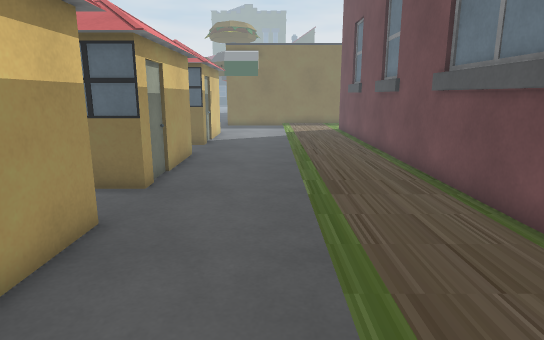
view 1 (above)

22 first-person views from a walk through a 3-D level made in the Unity game engine. The camera is 1.3 m above the floor, tilts 12° down and sees 75° across. The floor is counted in squares, 0.5 m on a side. Each view is taken from the middle of a square. On the plan, view 1 faces up. The plan holds only what a view shows up to about 20 squares ahead; the rest is blank. The place goes on beyond the plan. The player is left out. Some animated figures are left out. Some surface patterns are stand-ins.

view 2
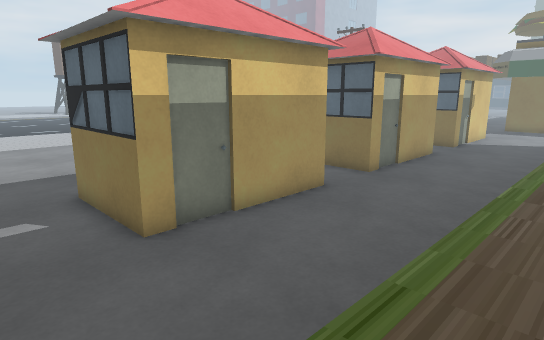

view 3
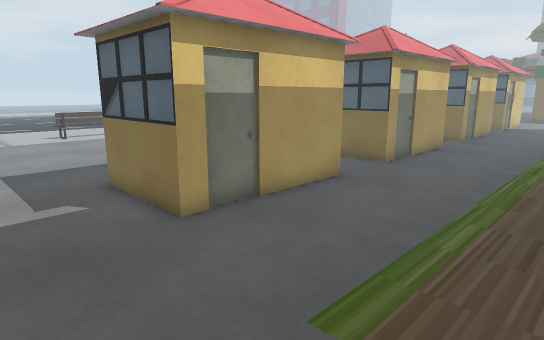

view 4
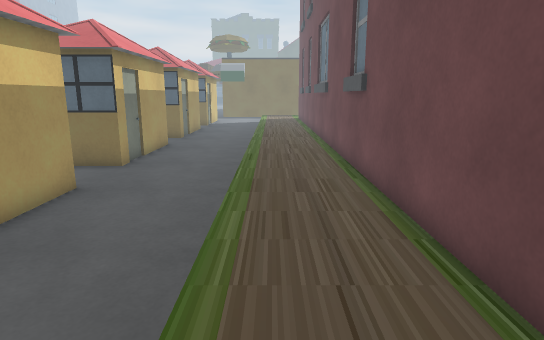

view 5
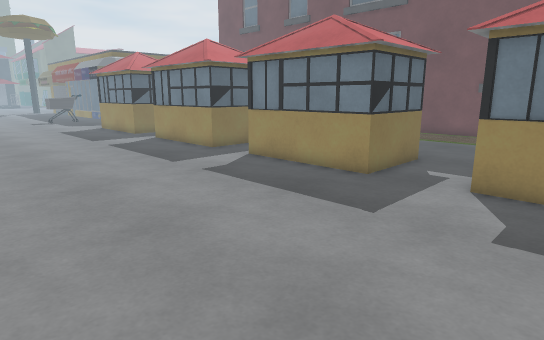

view 6
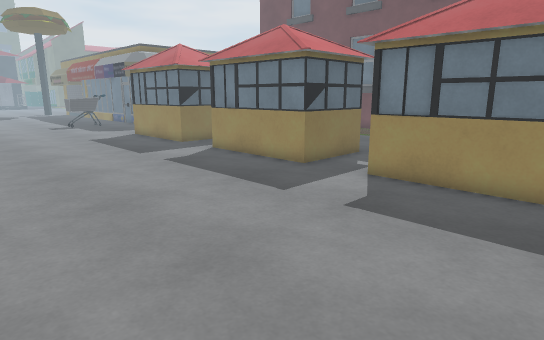

view 7
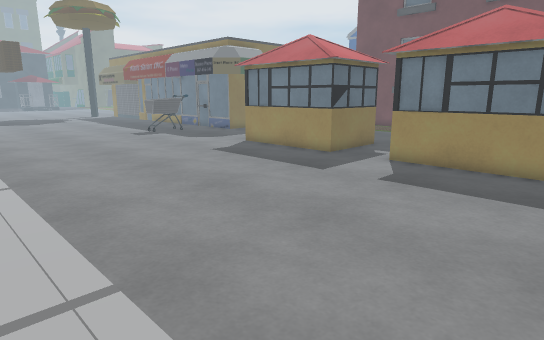

view 8
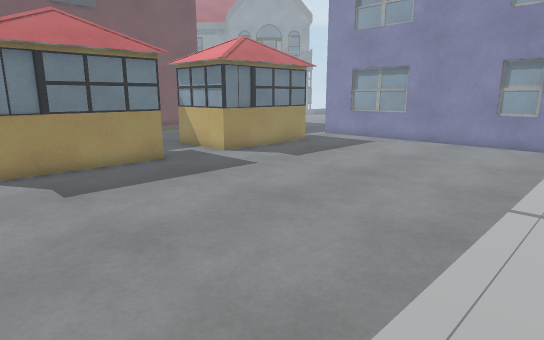

view 9
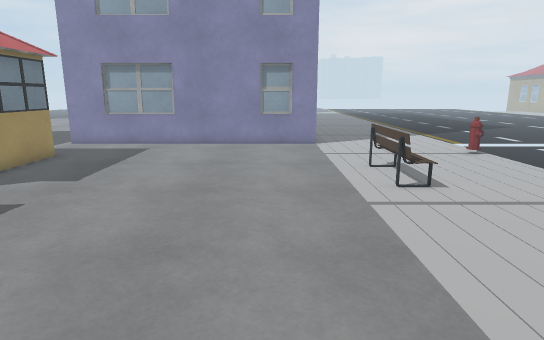

view 10
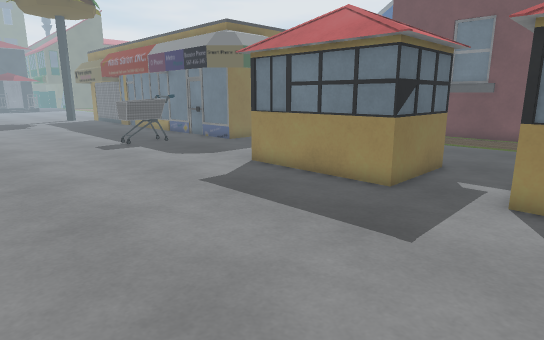

view 11
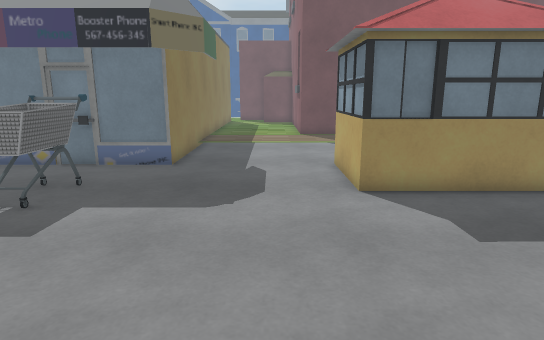

view 12
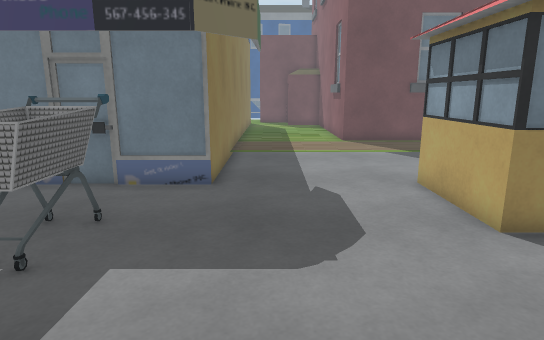

view 13
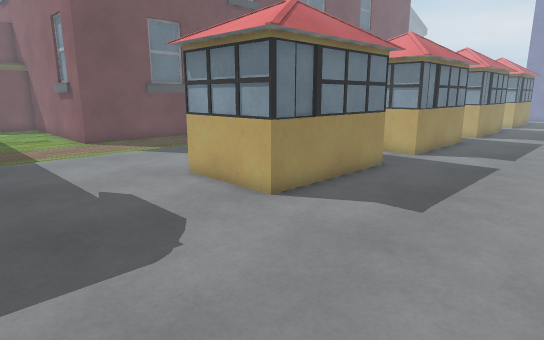

view 14
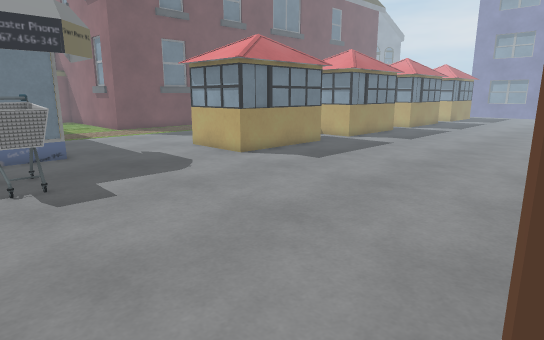

view 15
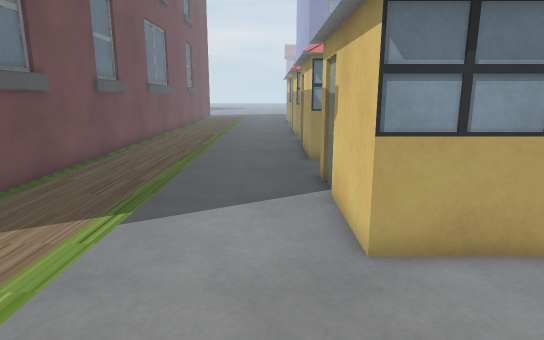

view 16
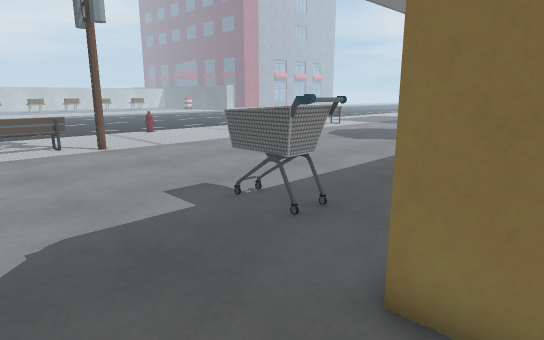

view 17
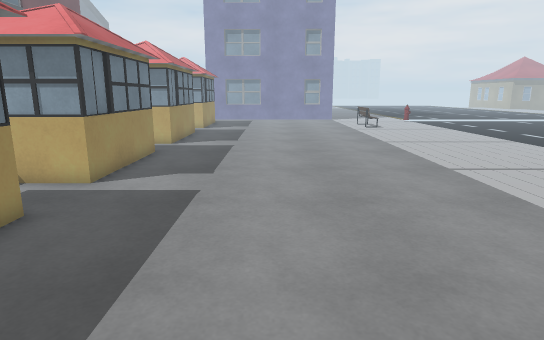

view 18
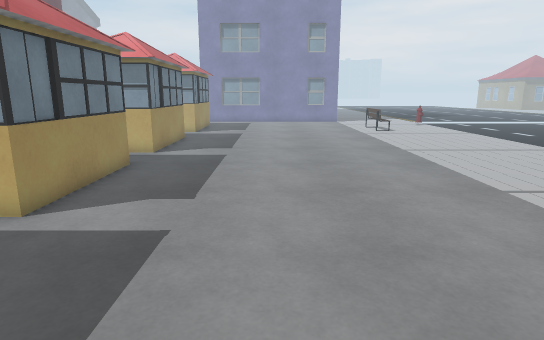

view 19
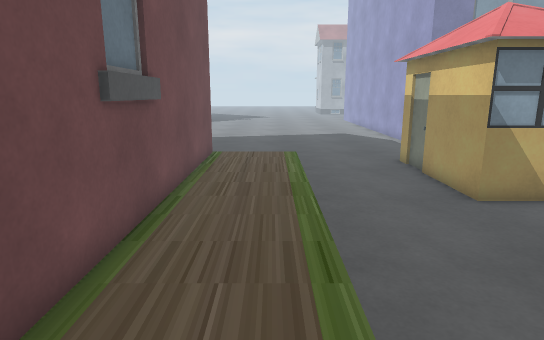

view 20
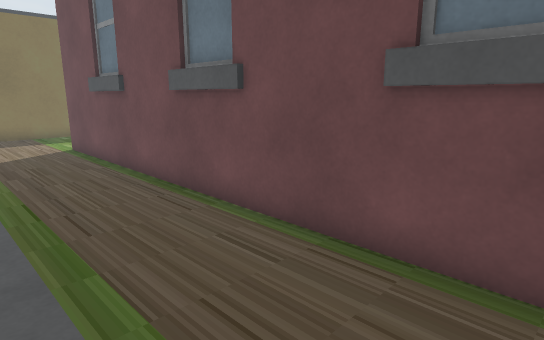

view 21
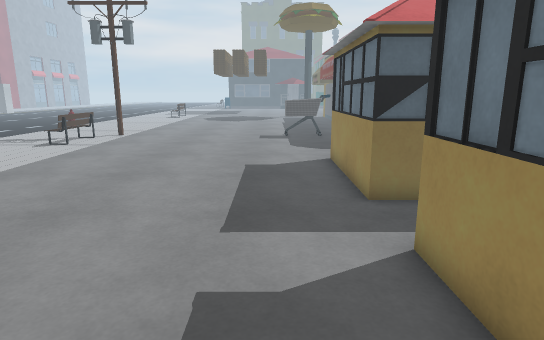

view 22
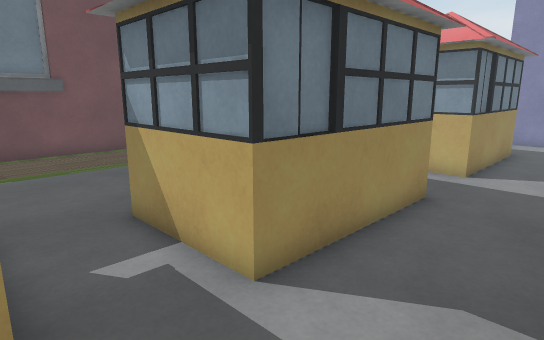

### Floor plan
Key: @ floor where view 1 was taken; # wall or solid block; . floor; B building; C cart; O other object.
Columns run from 21 left of view 1 to 5 right of it. Each row starts with its distance up from view 1.
 35 .................#
 34 ............CCC..#
 33 .O..........CCC..#
 32 ............CCC..#
 31 O................##########
 30 O..........................
 29 O..........................
 28 ...........................
 27 ...........................
 26 ...........................
 25 ..............OOOO........#
 24 .............OOOOO........#
 23  ............OOOOO........#
 22   ...........OO  O........#
 21  ............OO  O........#
 20  ............OOOOO........#
 19  ............OOOOO........#
 18  .........................#
 17  .........................#
 16 ..............OOOO........#
 15 .............OOOOO........B
 14 .............OO OO........#
 13 .............OO  O........#
 12 .............OO  O........#
 11 .............OOOOO........#
 10 .............OOOOO........#
  9 ..........................B
  8 ..........................B
  7 .............OOOOO........B
  6 .............OOO O........#
  5 .............OO  O........#
  4 .............OO  O........#
  3 .............OO  O........#
  2 .............OOOOO........#
  1 .............OOOOO........#
  0 .....................@....B
 -1 ..........................#
 -2 ..............OOOO........#
 -3 O............OOOOO........#
 -4 O............OO  O........#
 -5 O............OO  O........#
 -6 O............OO  O........#
 -7 .............OO  O........#
 -8 .............OOOOO........#
 -9 ..........................#
-10 .......................
-11 ...........................
-12 ..##############...........

Where each view was taken, in squares from view 1:
view 1: 0 up, 0 right, facing up
view 2: 2 down, 3 right, facing up-left
view 3: 12 down, 3 right, facing up-left
view 4: 12 down, 2 right, facing up
view 5: 5 down, 18 left, facing up-right
view 6: 1 up, 18 left, facing up-right
view 7: 9 up, 21 left, facing up-right
view 8: 8 up, 21 left, facing down-right
view 9: 7 up, 17 left, facing down
view 10: 14 up, 17 left, facing up-right
view 11: 27 up, 17 left, facing right
view 12: 29 up, 14 left, facing right
view 13: 31 up, 14 left, facing down-right
view 14: 35 up, 20 left, facing down-right
view 15: 30 up, 2 left, facing down
view 16: 27 up, 2 left, facing up-left
view 17: 26 up, 13 left, facing down
view 18: 23 up, 13 left, facing down
view 19: 7 up, 2 right, facing down
view 20: 8 up, 0 right, facing up-right
view 21: 10 up, 10 left, facing up
view 22: 10 up, 11 left, facing down-right
